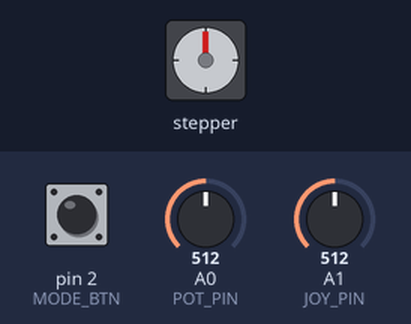
The sketch below on a simulated Arduino Uno, built with avr-gcc and run on an emulated ATmega328P. On the bench: stepper motor. The inputs (shaded band) are chosen by the test bench; at power-on: A0 (POT_PIN) = 512, pin 2 (MODE_BTN) HIGH, A1 (JOY_PIN) = 512. Stepper angles assume 2048 steps per turn; what the sketch prints to the serial monitor is not drawn.

Above: at 1.2 s.
1.3 s: A0 (POT_PIN) set to 476
2.8 s: A0 (POT_PIN) set to 451
At 3.26 s:
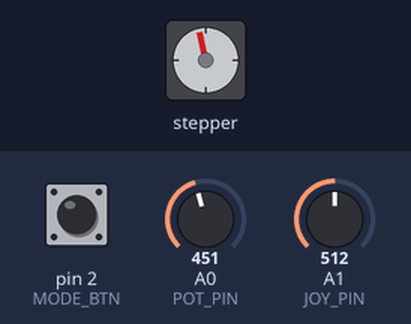
At 4.59 s:
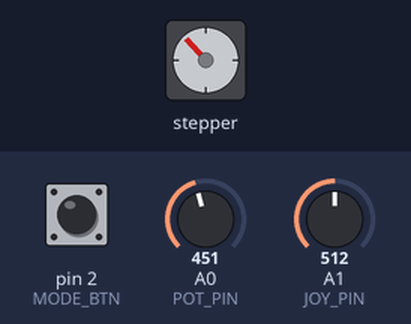
5.8 s: A0 (POT_PIN) set to 572
8.8 s: A0 (POT_PIN) set to 555
10.3 s: A0 (POT_PIN) set to 5
At 11.2 s:
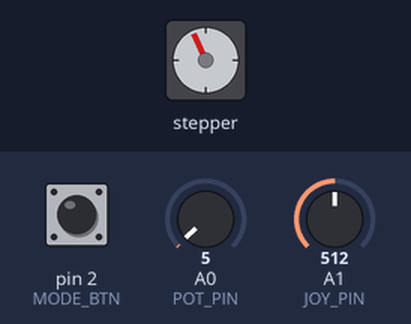
13.3 s: pin 2 (MODE_BTN) pulled LOW for 0.15 s
At 13.3 s:
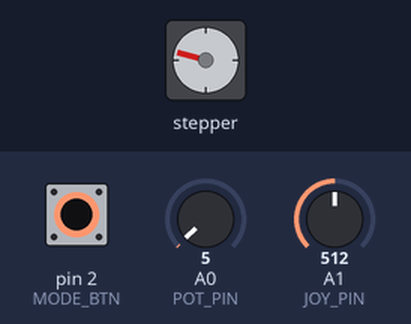
Timing chart, 0 to 16.1 s (numbered marks = the images above; inputs shaded):
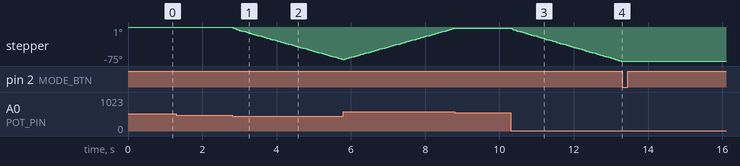

Measured:
- the behaviour switches between 462 and 461 on A0 (POT_PIN) (found by bisection; images 0 and 1)
- after the input at 1.3 s, every drawn part: stays the same
- after the input at 2.8 s, stepper: keeps turning counter-clockwise at about 24°/s, starting at once
- after the input at 8.8 s, stepper: stops changing and stays -2°
- after the input at 10.3 s, stepper: keeps turning counter-clockwise at about 25°/s, starting at once
- after the input at 13.3 s, stepper: stops changing and stays -75°

The sketch:

stepper_motor.ino
```cpp
#include <Stepper.h>

// ── Motor Configuration ───────────────────────────────────
const int STEPS_PER_REV = 2048;  // 28BYJ-48 full revolution
Stepper myStepper(STEPS_PER_REV, 8, 10, 9, 11); // IN1,IN3,IN2,IN4 order

// ── Pin Definitions ───────────────────────────────────────
const int POT_PIN       = A0;
const int JOY_PIN       = A1;
const int MODE_BTN      = 2;
const int FWD_BTN       = 3;
const int BWD_BTN       = 4;

// ── Constants ─────────────────────────────────────────────
const int STEPS_PER_PRESS = 512;   // Quarter turn per button press
const int DEAD_ZONE       = 50;    // Joystick dead zone
const int JOY_CENTER      = 512;
const int MIN_SPEED       = 5;     // RPM minimum
const int MAX_SPEED       = 15;    // RPM maximum (28BYJ-48 limit)

// ── Mode Tracking ─────────────────────────────────────────
int currentMode   = 1;   // 1=Potentiometer, 2=Joystick, 3=Button steps
unsigned long lastModePress  = 0;
unsigned long lastFwdPress   = 0;
unsigned long lastBwdPress   = 0;
const int DEBOUNCE = 300;

// ── Print mode name ───────────────────────────────────────
void printMode() {
  Serial.print(">> Mode ");
  Serial.print(currentMode);
  Serial.print(": ");
  if (currentMode == 1) Serial.println("Potentiometer Speed Control");
  if (currentMode == 2) Serial.println("Joystick Direction Control");
  if (currentMode == 3) Serial.println("Button Step Control");
  Serial.println("------------------------------");
}

void setup() {
  Serial.begin(9600);
  pinMode(MODE_BTN, INPUT_PULLUP);
  pinMode(FWD_BTN,  INPUT_PULLUP);
  pinMode(BWD_BTN,  INPUT_PULLUP);
  myStepper.setSpeed(10); // Default 10 RPM
  Serial.println("Stepper Motor Control — 3 Modes");
  Serial.println("================================");
  printMode();
}

void loop() {
  unsigned long now = millis();

  // ── Mode Button: Cycle through 1 → 2 → 3 → 1 ──────────
  if (digitalRead(MODE_BTN) == LOW && now - lastModePress > DEBOUNCE) {
    lastModePress = now;
    currentMode++;
    if (currentMode > 3) currentMode = 1;
    printMode();
    delay(300);
    return;
  }

  // ════════════════════════════════════════════════════════
  // MODE 1 — Potentiometer controls speed and direction
  // Left half (0-511)  = rotate backward, speed increases left
  // Right half (512-1023) = rotate forward, speed increases right
  // ════════════════════════════════════════════════════════
  if (currentMode == 1) {
    int potValue = analogRead(POT_PIN);

    if (potValue < 462) {
      // Left of center — rotate backward
      int speed = map(potValue, 461, 0, MIN_SPEED, MAX_SPEED);
      myStepper.setSpeed(speed);
      myStepper.step(-4);
      Serial.print("POT: "); Serial.print(potValue);
      Serial.print("  Speed: "); Serial.print(speed);
      Serial.println(" RPM  BWD");

    } else if (potValue > 562) {
      // Right of center — rotate forward
      int speed = map(potValue, 563, 1023, MIN_SPEED, MAX_SPEED);
      myStepper.setSpeed(speed);
      myStepper.step(4);
      Serial.print("POT: "); Serial.print(potValue);
      Serial.print("  Speed: "); Serial.print(speed);
      Serial.println(" RPM  FWD");

    } else {
      // Center dead zone — stop
      Serial.println("POT: Center — Stopped");
      delay(100);
    }
  }

  // ════════════════════════════════════════════════════════
  // MODE 2 — Joystick X axis controls direction and speed
  // Push right = forward, push left = backward
  // Further from center = faster
  // ════════════════════════════════════════════════════════
  else if (currentMode == 2) {
    int joyValue = analogRead(JOY_PIN);

    if (abs(joyValue - JOY_CENTER) < DEAD_ZONE) {
      Serial.println("JOY: Dead zone — Stopped");
      delay(50);

    } else if (joyValue > JOY_CENTER + DEAD_ZONE) {
      // Push right — forward
      int speed = map(joyValue, JOY_CENTER + DEAD_ZONE, 1023, MIN_SPEED, MAX_SPEED);
      myStepper.setSpeed(speed);
      myStepper.step(4);
      Serial.print("JOY: "); Serial.print(joyValue);
      Serial.print("  Speed: "); Serial.print(speed);
      Serial.println(" RPM  FWD");

    } else {
      // Push left — backward
      int speed = map(joyValue, JOY_CENTER - DEAD_ZONE, 0, MIN_SPEED, MAX_SPEED);
      myStepper.setSpeed(speed);
      myStepper.step(-4);
      Serial.print("JOY: "); Serial.print(joyValue);
      Serial.print("  Speed: "); Serial.print(speed);
      Serial.println(" RPM  BWD");
    }
  }

  // ════════════════════════════════════════════════════════
  // MODE 3 — Button steps
  // FWD button = 512 steps forward (quarter turn)
  // BWD button = 512 steps backward (quarter turn)
  // ════════════════════════════════════════════════════════
  else if (currentMode == 3) {

    if (digitalRead(FWD_BTN) == LOW && now - lastFwdPress > DEBOUNCE) {
      lastFwdPress = now;
      myStepper.setSpeed(10);
      Serial.println(">> Forward 512 steps (quarter turn)");
      myStepper.step(STEPS_PER_PRESS);
      Serial.println(">> Done");
    }

    if (digitalRead(BWD_BTN) == LOW && now - lastBwdPress > DEBOUNCE) {
      lastBwdPress = now;
      myStepper.setSpeed(10);
      Serial.println(">> Backward 512 steps (quarter turn)");
      myStepper.step(-STEPS_PER_PRESS);
      Serial.println(">> Done");
    }
  }
}
```
